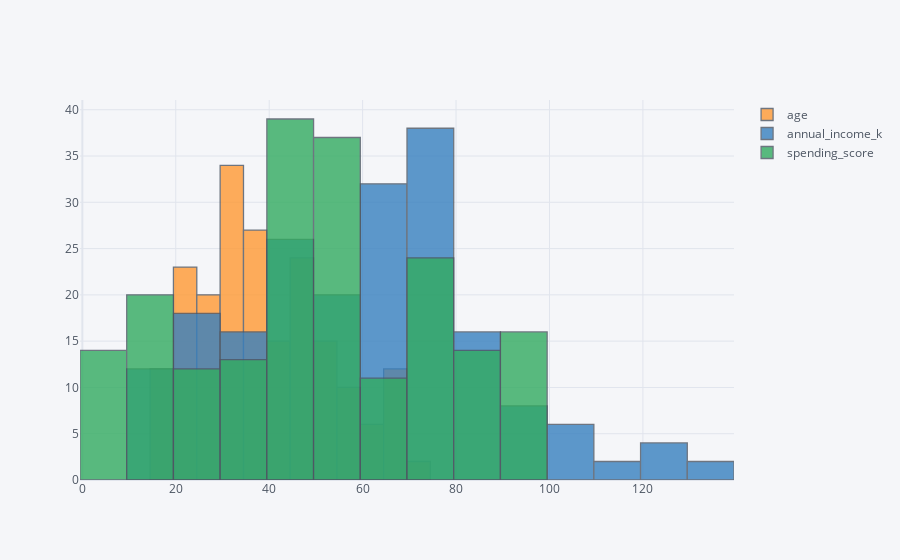

Notebook cell for this chart:
### Code cell
df.drop(columns="gender").iplot(kind="hist")

### Figure 1 — Plotly figure (JSON) as saved in the notebook; plotly's stock layout.template omitted (floating-point values rounded to 4 significant figures; data arrays with more than 128 entries replaced by an {"elided": "..."} marker saying what was removed)
{"data": [{"histfunc": "count", "histnorm": "", "marker": {"color": "rgba(255, 153, 51, 1.0)", "line": {"color": "#4D5663", "width": 1.3}}, "name": "age", "opacity": 0.8, "orientation": "v", "type": "histogram", "x": {"elided": "200 int values"}}, {"histfunc": "count", "histnorm": "", "marker": {"color": "rgba(55, 128, 191, 1.0)", "line": {"color": "#4D5663", "width": 1.3}}, "name": "annual_income_k", "opacity": 0.8, "orientation": "v", "type": "histogram", "x": {"elided": "200 int values"}}, {"histfunc": "count", "histnorm": "", "marker": {"color": "rgba(50, 171, 96, 1.0)", "line": {"color": "#4D5663", "width": 1.3}}, "name": "spending_score", "opacity": 0.8, "orientation": "v", "type": "histogram", "x": {"elided": "200 int values"}}], "layout": {"barmode": "overlay", "legend": {"bgcolor": "#F5F6F9", "font": {"color": "#4D5663"}}, "paper_bgcolor": "#F5F6F9", "plot_bgcolor": "#F5F6F9", "title": {"font": {"color": "#4D5663"}}, "xaxis": {"gridcolor": "#E1E5ED", "showgrid": true, "tickfont": {"color": "#4D5663"}, "title": {"font": {"color": "#4D5663"}, "text": ""}, "zerolinecolor": "#E1E5ED"}, "yaxis": {"gridcolor": "#E1E5ED", "showgrid": true, "tickfont": {"color": "#4D5663"}, "title": {"font": {"color": "#4D5663"}, "text": ""}, "zerolinecolor": "#E1E5ED"}}}
